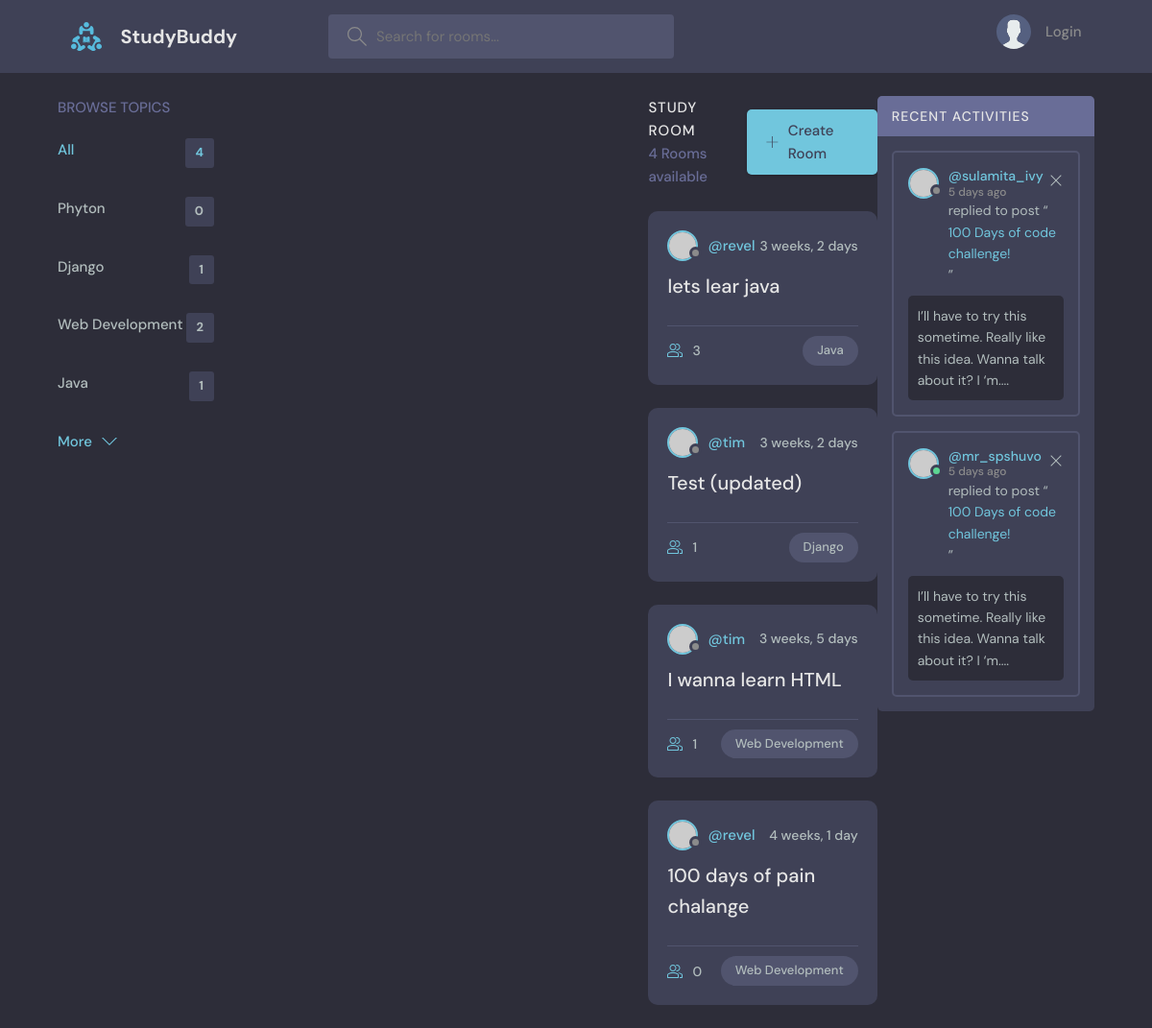
The app's page /, older data.
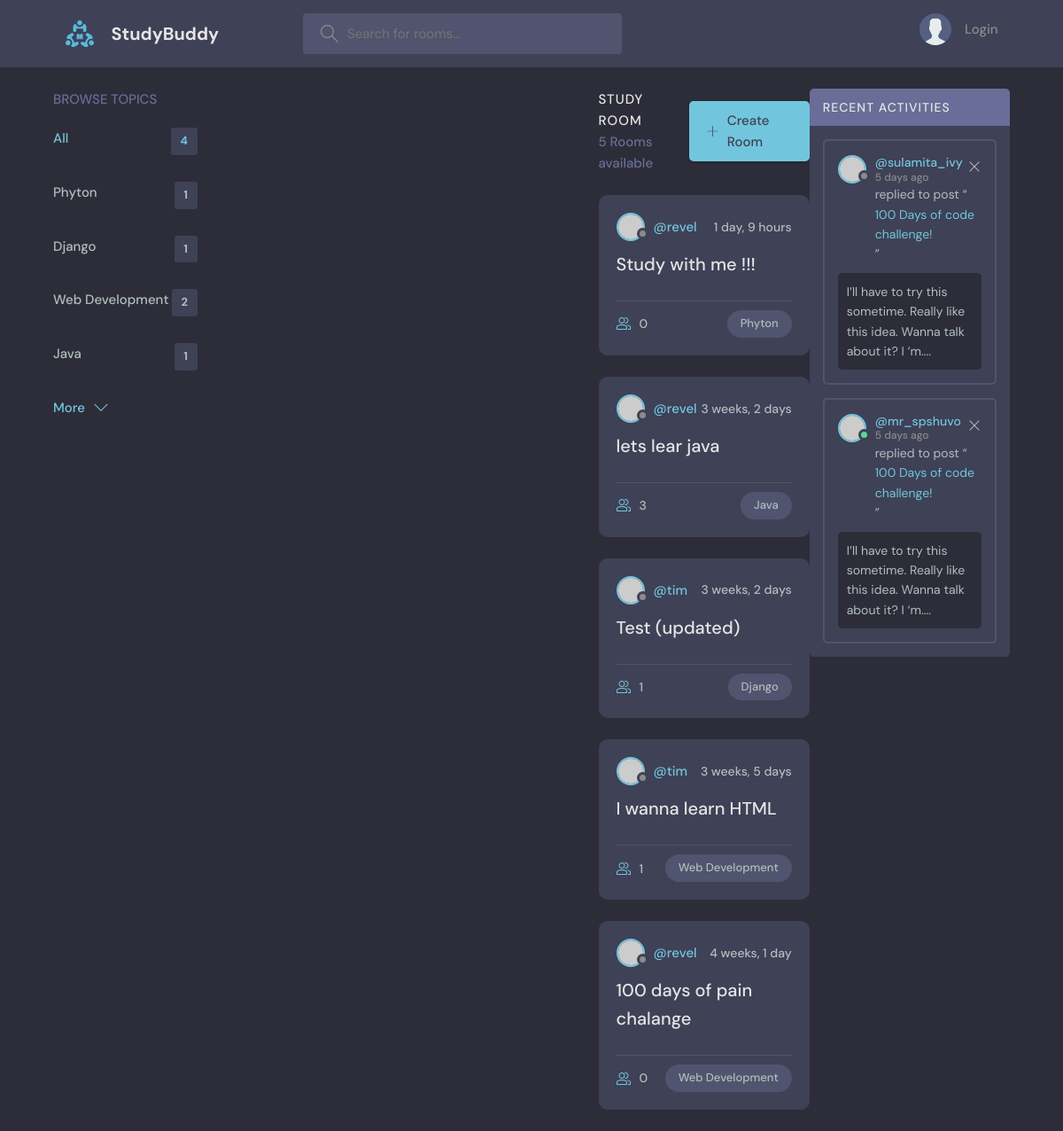
The same page, newer data.
### base/models.py (models this page shows, shortened)
class Topic(models.Model):
    name = models.CharField(max_length=200)

class Room(models.Model):
    host = models.ForeignKey(User, on_delete=models.SET_NULL, null = True) #user hostnya
    topic = models.ForeignKey(Topic, on_delete=models.SET_NULL, null = True)# 1 topik, tapi bisa have multiple room
    name = models.CharField(max_length=200) # charfield required untuk masukin maxlength
    description = models.TextField(null=True, blank= True) #textfield adalah charfield yang lebih gede
    participants = models.ManyToManyField(User, related_name= 'participants') #store siapa yang aktif di room
    updated = models.DateTimeField(auto_now=True)
    created = models.DateTimeField(auto_now_add= True)
    class Meta:
        ordering = [
            "-updated","-created",
                    ]

### base/views.py (the view)
# urls.py: path('', views.home, name="home"),
def home(request):
    if request.GET.get('q') == None:
        q = ''
    else:
        q = request.GET.get('q')
    rooms = Room.objects.filter(
        Q(topic__name__icontains = q) |
        Q(name__icontains = q)|
        Q(description__icontains=q)
                                ) #search by 3 define value
    room_count = rooms.count() #jadi count room yang udh difilter, count lbh cepet drpada len
    topics = Topic.objects.all()
    room_messages = Message.objects.filter(Q(room__topic__name__icontains=q))
    context = {'rooms':rooms, 'topics':topics, 'room_count': room_count, 'room_messages': room_messages}
    return render(request,"base/home.html",context) #liat passing rooms ini

### base/templates/base/home.html (shortened to what this page needs)
{%extends 'main.html'%}
{% block content %}
    <main class="layout layout--3">
      <div class="container">
        {% include 'base/topic_component.html'%}
        <div class="roomList">
          <div class="roomList__header">
            <div>
              <h2>Study Room</h2>
              <p>{{room_count}} Rooms available</p>
            </div>
            <a class="btn btn--main" href="create-room.html">
              <svg version="1.1" xmlns="http://www.w3.org/2000/svg" width="32" height="32" viewBox="0 0 32 32">
                <title>add</title>
                <path
                  d="M16.943 0.943h-1.885v14.115h-14.115v1.885h14.115v14.115h1.885v-14.115h14.115v-1.885h-14.115v-14.115z"
                ></path>
              </svg>
              Create Room
            </a>
          </div>
        {% include 'base/feed_component.html' %}
        </div>
        <div class="activities">
          <div class="activities__header">
            <h2>Recent Activities</h2>
          </div>
          <div class="activities__box">
            <div class="activities__boxHeader roomListRoom__header">
              <a href="profile.html" class="roomListRoom__author">
                <div class="avatar avatar--small">
                  <img src="https://randomuser.me/api/portraits/women/11.jpg" />
                </div>
                <p>
                  @sulamita_ivy
                  <span>5 days ago</span>
                </p>
              </a>
              <div class="roomListRoom__actions">
                <a href="#">
                  <svg version="1.1" xmlns="http://www.w3.org/2000/svg" width="32" height="32" viewBox="0 0 32 32">
                    <title>remove</title>
                    <path
                      d="M27.314 6.019l-1.333-1.333-9.98 9.981-9.981-9.981-1.333 1.333 9.981 9.981-9.981 9.98 1.333 1.333 9.981-9.98 9.98 9.98 1.333-1.333-9.98-9.98 9.98-9.981z"
                    ></path>
                  </svg>
                </a>
              </div>
            </div>
            <div class="activities__boxContent">
              <p>replied to post “<a href="room.html">100 Days of code challenge!</a>”</p>
              <div class="activities__boxRoomContent">
                I’ll have to try this sometime. Really like this idea. Wanna talk about it? I ‘m....
              </div>
            </div>
          </div>
          <div class="activities__box">
            <div class="activities__boxHeader roomListRoom__header">
              <a href="profile.html" class="roomListRoom__author">
                <div class="avatar avatar--small active">
                  <img src="https://randomuser.me/api/portraits/men/13.jpg" />
                </div>
                <p>
                  @mr_spshuvo
                  <span>5 days ago</span>
                </p>
              </a>
              <div class="roomListRoom__actions">
                <a href="#">
                  <svg version="1.1" xmlns="http://www.w3.org/2000/svg" width="32" height="32" viewBox="0 0 32 32">
                    <title>remove</title>
                    <path
                      d="M27.314 6.019l-1.333-1.333-9.98 9.981-9.981-9.981-1.333 1.333 9.981 9.981-9.981 9.98 1.333 1.333 9.981-9.98 9.98 9.98 1.333-1.333-9.98-9.98 9.98-9.981z"
                    ></path>
                  </svg>
                </a>
              </div>
            </div>
            <div class="activities__boxContent">
              <p>replied to post “<a href="room.html">100 Days of code challenge!</a>”</p>
              <div class="activities__boxRoomContent">
                I’ll have to try this sometime. Really like this idea. Wanna talk about it? I ‘m....
              </div>
            </div>
          </div>
        </div>
      </div>
    </main>
{% endblock content %}

### base/templates/base/topic_component.html (shortened to what this page needs)
<div class="topics">
          <div class="topics__header">
            <h2>Browse Topics</h2>
          </div>
          <ul class="topics__list">
            <li>
              <a href="{%url 'home'%}" class="active">All <span>{{topics.count}}</span></a>
            </li>
              {% for topic in topics %}
            <li>
              <a href="{% url 'home'%}?q={{topic.name}}">{{topic.name}} <span>{{topic.room_set.all.count}}</span></a>
            </li>
              {% endfor%}
          </ul>
          <a class="btn btn--link" href="topics.html">
            More
            <svg version="1.1" xmlns="http://www.w3.org/2000/svg" width="32" height="32" viewBox="0 0 32 32">
              <title>chevron-down</title>
              <path d="M16 21l-13-13h-3l16 16 16-16h-3l-13 13z"></path>
            </svg>
          </a>
        </div>
            <div>
            </div>

### base/templates/base/feed_component.html (shortened to what this page needs)
{% for room in rooms %}
<div class="roomListRoom">
            <div class="roomListRoom__header">
              <a href="{%url 'user-profile' room.host.id %}" class="roomListRoom__author">
                <div class="avatar avatar--small">
                  <img src="https://randomuser.me/api/portraits/women/11.jpg" />
                </div>
                <span>@{{room.host.username}}</span>
              </a>
              <div class="roomListRoom__actions">
                <span>{{room.created|timesince}}</span>
              </div>
            </div>
            <div class="roomListRoom__content">
              <a href="{%url 'room' room.id %}">{{room.name}}</a>
            </div>
            <div class="roomListRoom__meta">
              <a href="{%url 'room' room.id %}" class="roomListRoom__joined">
                  {{room.participants.all.count}}
              </a>
              <p class="roomListRoom__topic">{{room.topic.name}}</p>
            </div>
          </div>
{% endfor %}

Row changes from the older to the newer data that the page shows:
computed for Topic "Phyton": room_set.all.count "0" → "1"
added Room: host.username "revel", created "1 day, 9 hours", name "Study with me !!!", participants.all.count "0", topic.name "Phyton"
Text that changed along with them:
{{ room_count }}: "4" → "5"
